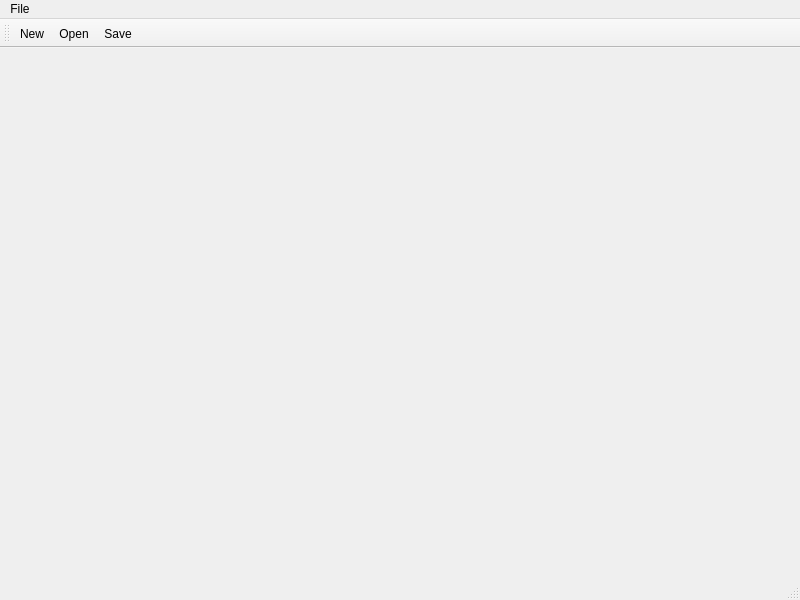
<?xml version="1.0" encoding="UTF-8"?>
<ui version="4.0">
 <class>AuxiliarWindow</class>
 <widget class="QMainWindow" name="AuxiliarWindow">
  <property name="geometry">
   <rect>
    <x>0</x>
    <y>0</y>
    <width>800</width>
    <height>600</height>
   </rect>
  </property>
  <property name="windowTitle">
   <string>Second Image</string>
  </property>
  <widget class="QWidget" name="centralwidget">
   <widget class="Picture" name="pictureContainer2">
    <property name="geometry">
     <rect>
      <x>0</x>
      <y>0</y>
      <width>81</width>
      <height>31</height>
     </rect>
    </property>
    <property name="text">
     <string/>
    </property>
   </widget>
  </widget>
  <widget class="QMenuBar" name="menubar">
   <property name="geometry">
    <rect>
     <x>0</x>
     <y>0</y>
     <width>800</width>
     <height>25</height>
    </rect>
   </property>
   <widget class="QMenu" name="menuOpen">
    <property name="title">
     <string>File</string>
    </property>
    <addaction name="actionNew"/>
    <addaction name="actionOpen"/>
    <addaction name="actionSave"/>
   </widget>
   <addaction name="menuOpen"/>
  </widget>
  <widget class="QStatusBar" name="statusbar"/>
  <widget class="QToolBar" name="toolBar">
   <property name="windowTitle">
    <string>toolBar</string>
   </property>
   <attribute name="toolBarArea">
    <enum>TopToolBarArea</enum>
   </attribute>
   <attribute name="toolBarBreak">
    <bool>false</bool>
   </attribute>
   <addaction name="actionNew"/>
   <addaction name="actionOpen"/>
   <addaction name="actionSave"/>
  </widget>
  <action name="actionNew">
   <property name="icon">
    <iconset resource="myres2.qrc">
     <normaloff>:/Images/page_white.png</normaloff>:/Images/page_white.png</iconset>
   </property>
   <property name="text">
    <string>New</string>
   </property>
  </action>
  <action name="actionOpen">
   <property name="icon">
    <iconset resource="myres2.qrc">
     <normaloff>:/Images/folder.png</normaloff>:/Images/folder.png</iconset>
   </property>
   <property name="text">
    <string>Open</string>
   </property>
  </action>
  <action name="actionSave">
   <property name="icon">
    <iconset resource="myres2.qrc">
     <normaloff>:/Images/disk.png</normaloff>:/Images/disk.png</iconset>
   </property>
   <property name="text">
    <string>Save</string>
   </property>
  </action>
 </widget>
 <customwidgets>
  <customwidget>
   <class>Picture</class>
   <extends>QLabel</extends>
   <header location="global">picture.h</header>
  </customwidget>
 </customwidgets>
 <resources>
  <include location="myres2.qrc"/>
 </resources>
 <connections/>
</ui>
